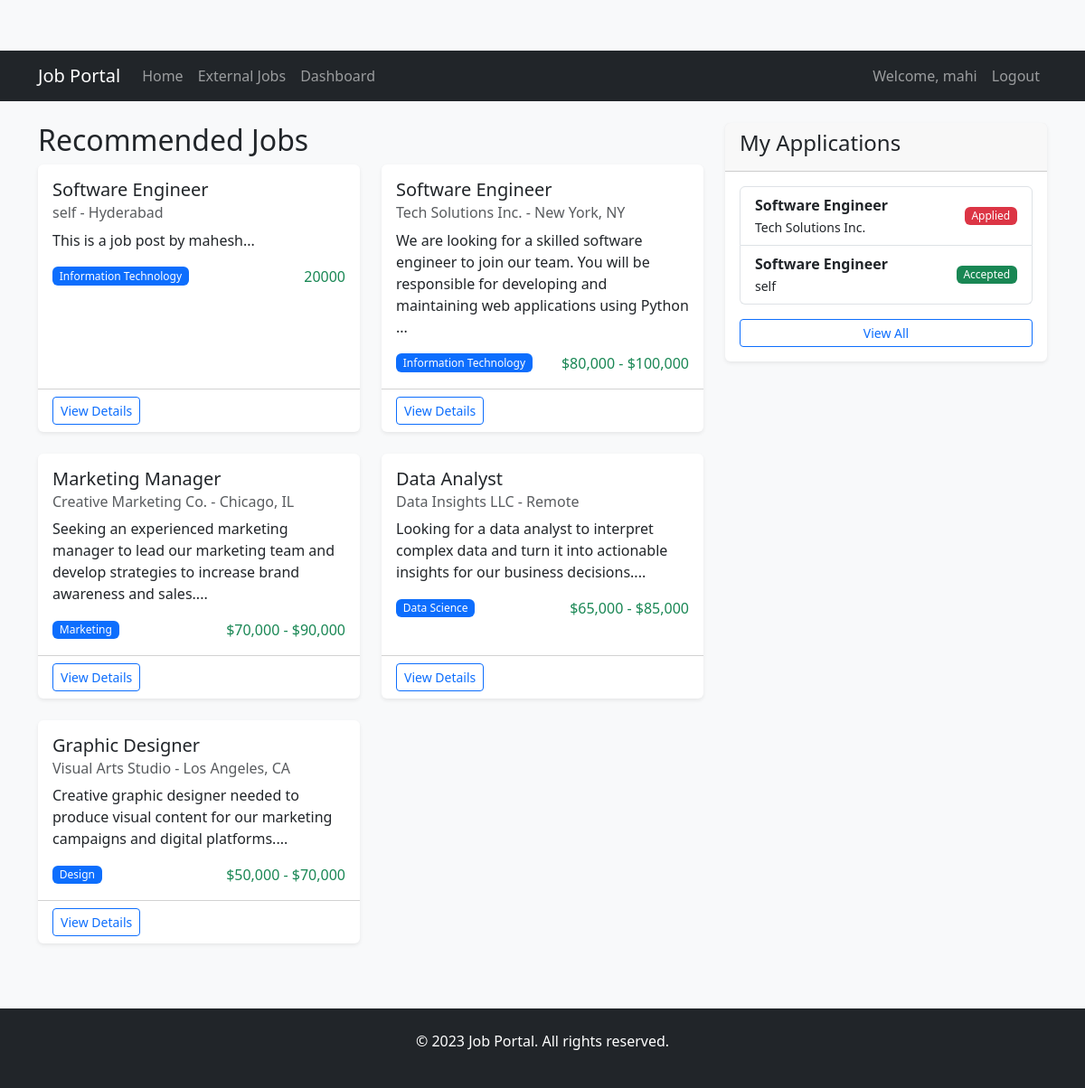
The page /job-seeker/dashboard (signed in) on the database its author committed.
### app.py (models this page shows, shortened)
class User(db.Model):
    id = db.Column(db.Integer, primary_key=True)
    username = db.Column(db.String(80), unique=True, nullable=False)
    email = db.Column(db.String(120), unique=True, nullable=False)
    password = db.Column(db.String(200), nullable=False)
    role = db.Column(db.String(20), nullable=False)
    company = db.Column(db.String(100), nullable=True)

class Job(db.Model):
    id = db.Column(db.Integer, primary_key=True)
    title = db.Column(db.String(200), nullable=False)
    description = db.Column(db.Text, nullable=False)
    salary = db.Column(db.String(50), nullable=False)
    location = db.Column(db.String(100), nullable=False)
    category = db.Column(db.String(100), nullable=False)
    company = db.Column(db.String(100), nullable=False)
    posted_by = db.Column(db.Integer, db.ForeignKey('user.id'), nullable=False)
    is_external = db.Column(db.Boolean, default=False)
    external_id = db.Column(db.String(100), nullable=True)
    external_url = db.Column(db.String(200), nullable=True)
    posted_date = db.Column(db.DateTime, server_default=db.func.now())

class Application(db.Model):
    id = db.Column(db.Integer, primary_key=True)
    job_id = db.Column(db.Integer, db.ForeignKey('job.id'), nullable=False)
    user_id = db.Column(db.Integer, db.ForeignKey('user.id'), nullable=False)
    status = db.Column(db.String(50), default='Applied')
    applied_date = db.Column(db.DateTime, server_default=db.func.now())
    cover_letter = db.Column(db.Text, nullable=True)
    job = db.relationship('Job', backref='applications')
    user = db.relationship('User', backref='applications')

### app.py (the view)
@app.route('/job-seeker/dashboard')
@job_seeker_required
def job_seeker_dashboard():
    recommended_jobs = Job.query.filter_by(is_external=False).order_by(Job.posted_date.desc()).limit(5).all()
    applications = Application.query.filter_by(user_id=session['user_id']).all()
    return render_template('job_seeker/dashboard.html',
                         recommended_jobs=recommended_jobs,
                         applications=applications)

### app.py (called while the page is built)
def job_seeker_required(f):
    @wraps(f)
    def decorated_function(*args, **kwargs):
        if 'user_id' not in session:
            flash('Please log in to access this page.', 'danger')
            return redirect(url_for('login'))
        user = User.query.get(session['user_id'])
        if user.role != 'job_seeker':
            flash('You do not have permission to access this page.', 'danger')
            return redirect(url_for('index'))
        return f(*args, **kwargs)
    return decorated_function

### templates/job_seeker/dashboard.html (shortened to what this page needs)
{% extends "base.html" %}
{% block content %}
<div class="row">
    <div class="col-md-8">
        <h2>Recommended Jobs</h2>
        {% if recommended_jobs %}
            <div class="row">
                {% for job in recommended_jobs %}
                    <div class="col-md-6 mb-4">
                        <div class="card h-100">
                            <div class="card-body">
                                <h5 class="card-title">{{ job.title }}</h5>
                                <h6 class="card-subtitle mb-2 text-muted">{{ job.company }} - {{ job.location }}</h6>
                                <p class="card-text">{{ job.description[:150] }}...</p>
                                <div class="d-flex justify-content-between align-items-center">
                                    <span class="badge bg-primary">{{ job.category }}</span>
                                    <span class="text-success">{{ job.salary }}</span>
                                </div>
                            </div>
                            <div class="card-footer bg-transparent">
                                <a href="{{ url_for('job_details', job_id=job.id) }}" class="btn btn-sm btn-outline-primary">View Details</a>
                            </div>
                        </div>
                    </div>
                {% endfor %}
            </div>
        {% else %}
            <div class="alert alert-info">No recommended jobs found.</div>
        {% endif %}
    </div>
    <div class="col-md-4">
        <div class="card">
            <div class="card-header">
                <h4>My Applications</h4>
            </div>
            <div class="card-body">
                {% if applications %}
                    <ul class="list-group">
                        {% for app in applications %}
                            <li class="list-group-item d-flex justify-content-between align-items-center">
                                <div>
                                    <strong>{{ app.job.title }}</strong><br>
                                    <small>{{ app.job.company }}</small>
                                </div>
                                <span class="badge bg-{{ 'success' if app.status == 'Accepted' else 'warning' if app.status == 'Pending' else 'danger' }}">
                                    {{ app.status }}
                                </span>
                            </li>
                        {% endfor %}
                    </ul>
                    <a href="{{ url_for('my_applications') }}" class="btn btn-sm btn-outline-primary mt-3 w-100">View All</a>
                {% else %}
                    <p>You haven't applied to any jobs yet.</p>
                {% endif %}
            </div>
        </div>
    </div>
</div>
{% endblock %}

### templates/base.html (shortened to what this page needs)
<!DOCTYPE html>
<html lang="en">
<head>
    <link href="https://cdn.jsdelivr.net/npm/bootstrap@5.3.0/dist/css/bootstrap.min.css" rel="stylesheet">
    <link rel="stylesheet" href="{{ url_for('static', filename='css/style.css') }}">
</head>
<body>
    <nav class="navbar navbar-expand-lg navbar-dark bg-dark">
        <div class="container">
            <a class="navbar-brand" href="{{ url_for('index') }}">Job Portal</a>
            <div class="collapse navbar-collapse" id="navbarNav">
                <ul class="navbar-nav me-auto">
                    <li class="nav-item">
                        <a class="nav-link" href="{{ url_for('index') }}">Home</a>
                    </li>
                    <li class="nav-item">
                        <a class="nav-link" href="{{ url_for('external_jobs') }}">External Jobs</a>
                    </li>
                    {% if 'user_id' in session %}
                        {% if session['role'] == 'job_seeker' %}
                            <li class="nav-item">
                                <a class="nav-link" href="{{ url_for('job_seeker_dashboard') }}">Dashboard</a>
                            </li>
                        {% elif session['role'] == 'employer' %}
                            <li class="nav-item">
                                <a class="nav-link" href="{{ url_for('employer_dashboard') }}">Dashboard</a>
                            </li>
                        {% elif session['role'] == 'admin' %}
                            <li class="nav-item">
                                <a class="nav-link" href="{{ url_for('admin_dashboard') }}">Dashboard</a>
                            </li>
                        {% endif %}
                    {% endif %}
                </ul>
                <ul class="navbar-nav">
                    {% if 'user_id' in session %}
                        <li class="nav-item">
                            <span class="nav-link">Welcome, {{ session['username'] }}</span>
                        </li>
                        <li class="nav-item">
                            <a class="nav-link" href="{{ url_for('logout') }}">Logout</a>
                        </li>
                    {% endif %}
                </ul>
            </div>
        </div>
    </nav>
    <div class="container mt-4">
        {% block content %}{% endblock %}
    </div>
    <footer class="bg-dark text-white mt-5 py-4">
        <div class="container text-center">
            <p>&copy; 2023 Job Portal. All rights reserved.</p>
        </div>
    </footer>
</body>
</html>

### static/css/style.css (style rules this page uses)
body { padding-top: 56px; background-color: #f8f9fa; }
.card { transition: transform 0.2s; border: none; box-shadow: 0 0.125rem 0.25rem rgba(0, 0, 0, 0.075); }
.list-group-item { transition: all 0.2s; }
.badge { font-weight: 500; }
footer { margin-top: 3rem; }

### rows shown on the page
User: username "mahi"
Job: title "Software Engineer", company "self", location "Hyderabad", description "This is a job post by mahesh", category "Information Technology", salary "20000"
Job: title "Software Engineer", company "Tech Solutions Inc.", location "New York, NY", description "We are looking for a skilled software engineer to join our team. You will be responsible for developing and maintaining web applications using Python", category "Information Technology", salary "$80,000 - $100,000"
Job: title "Marketing Manager", company "Creative Marketing Co.", location "Chicago, IL", description "Seeking an experienced marketing manager to lead our marketing team and develop strategies to increase brand awareness and sales.", category "Marketing", salary "$70,000 - $90,000"
Job: title "Data Analyst", company "Data Insights LLC", location "Remote", description "Looking for a data analyst to interpret complex data and turn it into actionable insights for our business decisions.", category "Data Science", salary "$65,000 - $85,000"
Job: title "Graphic Designer", company "Visual Arts Studio", location "Los Angeles, CA", description "Creative graphic designer needed to produce visual content for our marketing campaigns and digital platforms.", category "Design", salary "$50,000 - $70,000"
Application: job "Software Engineer", job.company "Tech Solutions Inc.", status "Applied"
Application: job "Software Engineer", job.company "self", status "Accepted"
